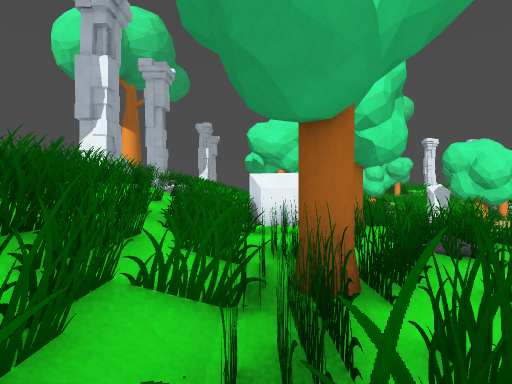
view 1 (above)

24 first-person views from a walk through a Godot game level. The camera is 1.5 m above the floor, looks level and sees 80° across. The floor is counted in squares, 2 m on a side. Each view is taken from the middle of a square. On the plan, view 1 faces up. The plan holds only what a view shows up to about 10 squares ahead; the rest is blank. The place goes on beyond the plan. Some surface patterns are stand-ins.

view 2
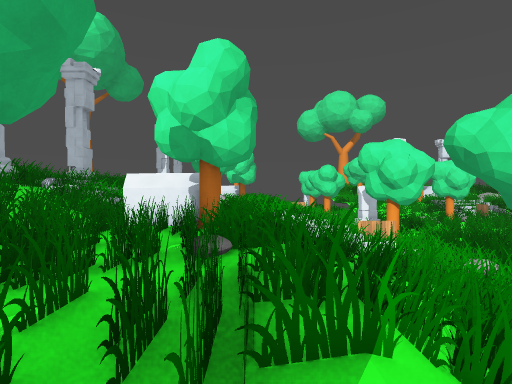

view 3
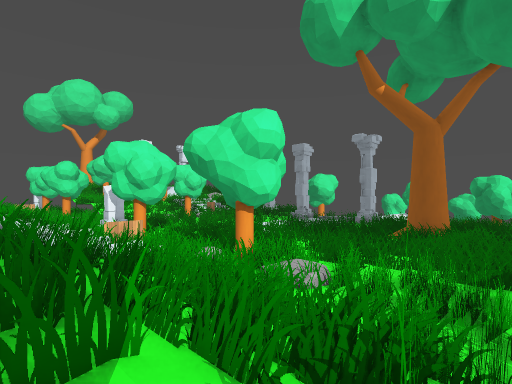

view 4
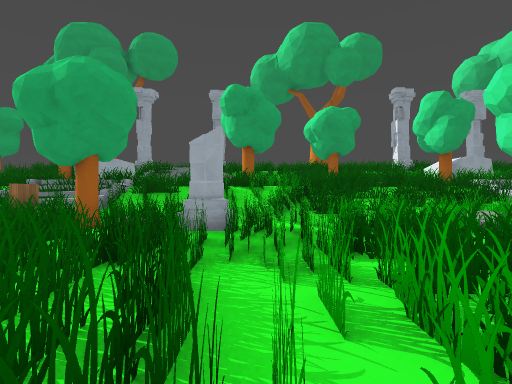

view 5
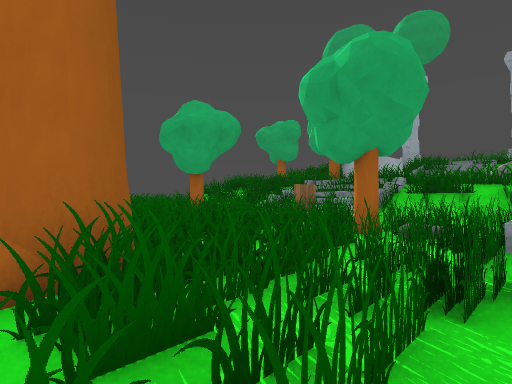

view 6
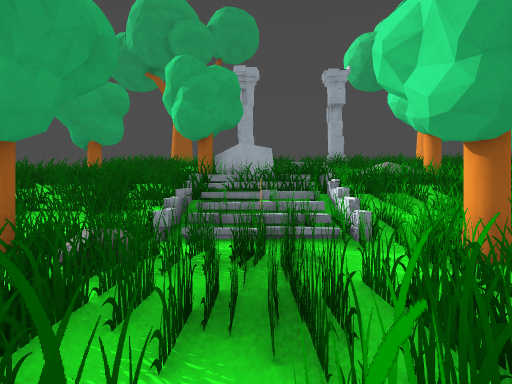

view 7
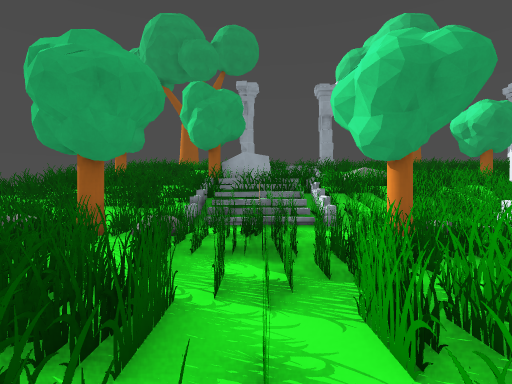

view 8
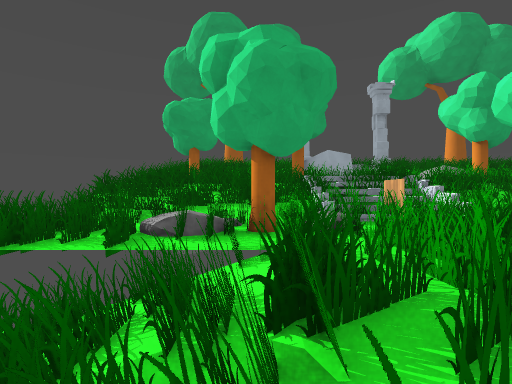

view 9
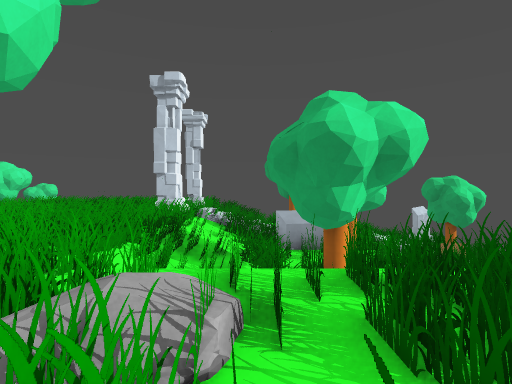

view 10
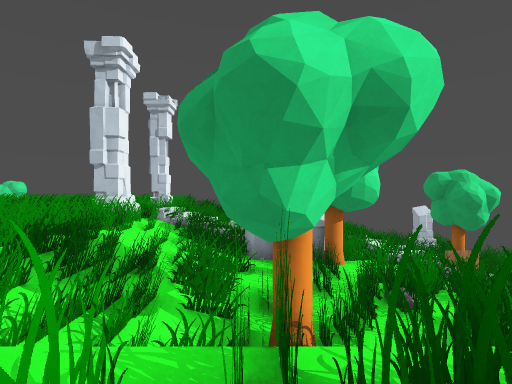

view 11
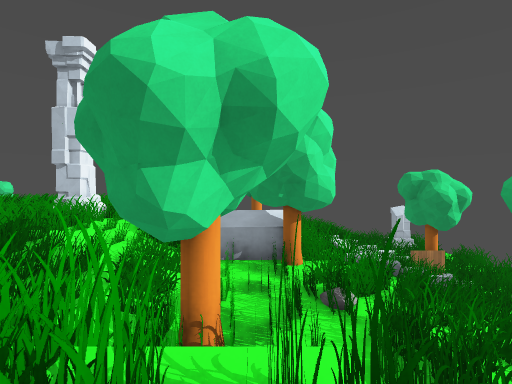

view 12
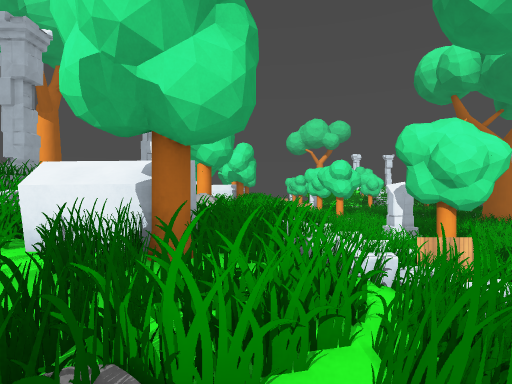

view 13
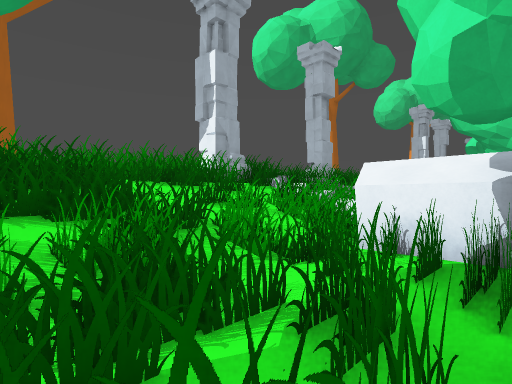

view 14
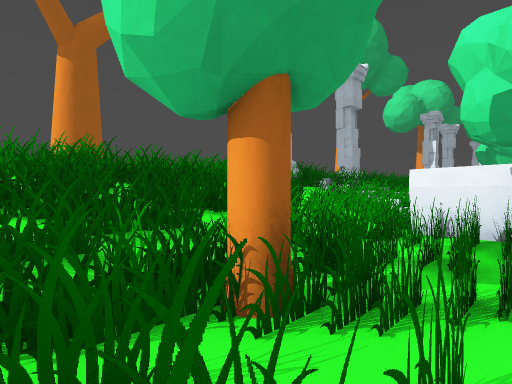

view 15
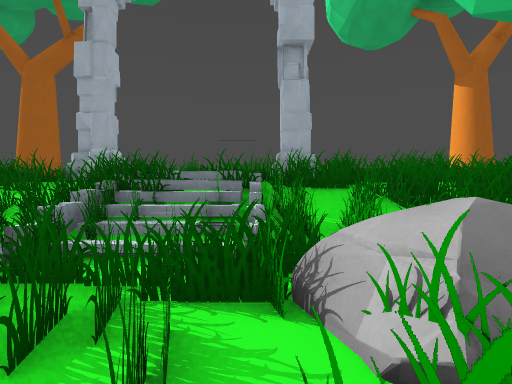

view 16
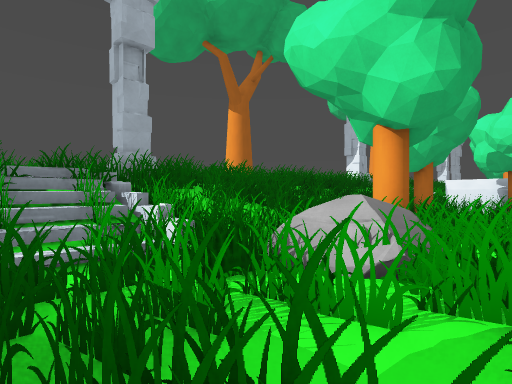

view 17
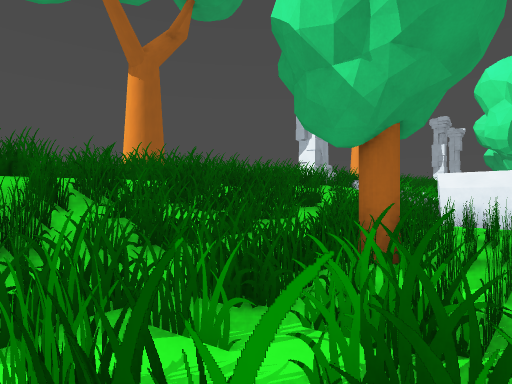

view 18
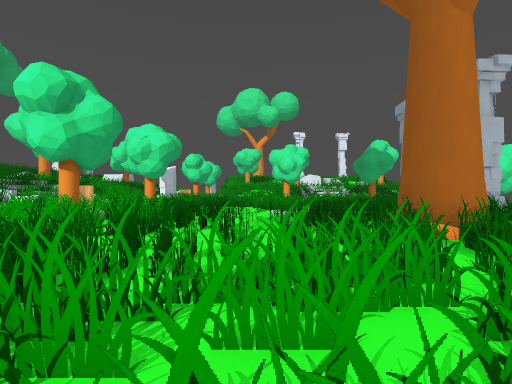

view 19
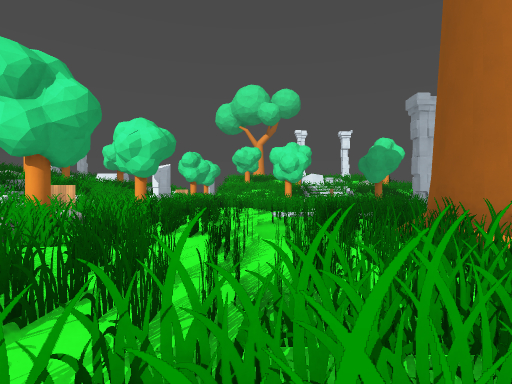

view 20
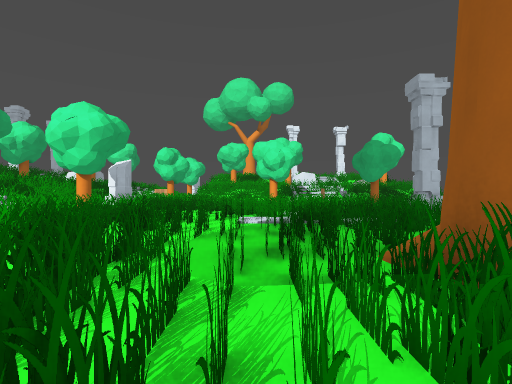

view 21
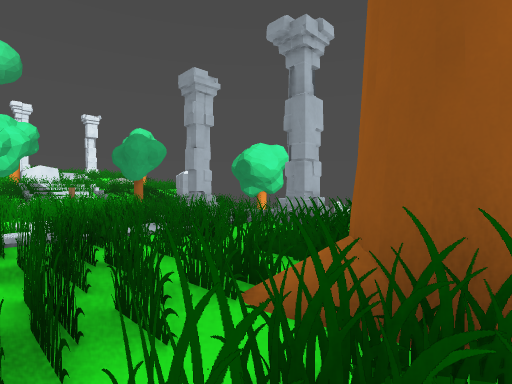

view 22
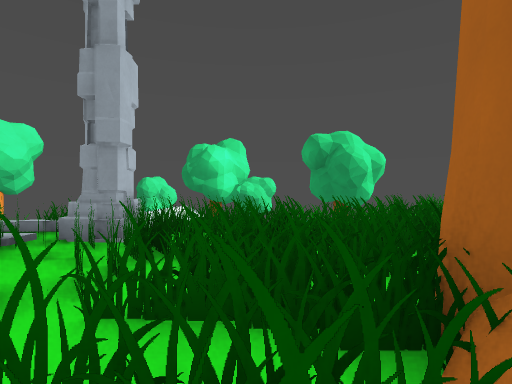

view 23
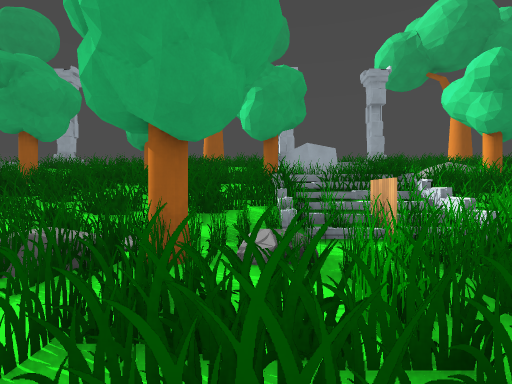

view 24
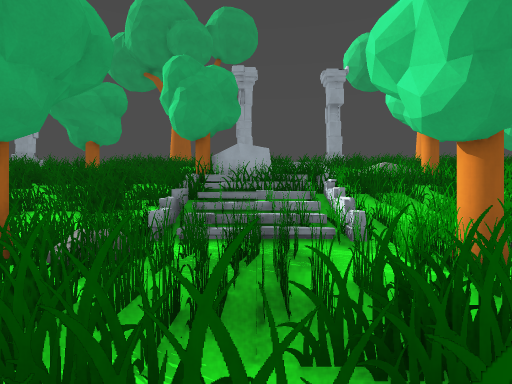

### Floor plan
Key: @ floor where view 1 was taken; # wall or solid block; x gap in a wall; . main floor; : floor 0.25 m higher than the main floor; - floor 1.75 m lower than the main floor; + floor 2 m higher than the main floor; / step, stairs or slope; = window, fence, low wall or low ledge; R rock.
Columns run from 7 left of view 1 to 20 right of it. Each row starts with its distance up from view 1.
 10            /##.#. .. ////# =
  9     //#    =##......::/:///=
  8    #//=R R ##=........//..#
  7    #///RRR #==............#/
  6     ///++++////R.........../
  5     ///++++///=#......=..
  4 #   ///++#=///##......#..
  3 #   ///++++/////......#
  2     ///+#++///.........
  1     ///++++///.........
  0     ///@+++///........
 -1     ///+#+ ///........
 -2     /// RR /// #.....
 -3    #/// RR /// #.....
 -4    //=#//++///=x.....
 -5    ////++++#==.#...##
 -6     //=/+++##=.....#
 -7    #//#RRR ##=.......
 -8    #///RRR+#==......
 -9     ///++//////#....   ##
-10     ///++++///=x.////////=
-11 #   ///++==///#=./////////
-12 #   ///++++///./////////==
-13     ///+=+ ///... #----RR
-14     ///+++ /// .. -----R
-15                 # --=-#R
-16                   -------=

Positions as (right, up) in squares from view 1, and headings:
1: (0, 0), facing up
2: (3, 0), facing up
3: (3, 0), facing up-right
4: (14, -1), facing left
5: (13, -2), facing down-left
6: (11, -7), facing left
7: (13, -7), facing left
8: (13, -10), facing left
9: (6, -12), facing right
10: (8, -13), facing right
11: (8, -14), facing right
12: (3, -12), facing up
13: (2, -12), facing up-left
14: (2, -14), facing up-left
15: (3, -4), facing left
16: (3, -6), facing up-left
17: (2, -1), facing up-left
18: (12, -2), facing up
19: (12, -1), facing up
20: (13, 1), facing up
21: (13, 3), facing up-right
22: (14, 5), facing right
23: (11, 6), facing left
24: (11, 8), facing left
